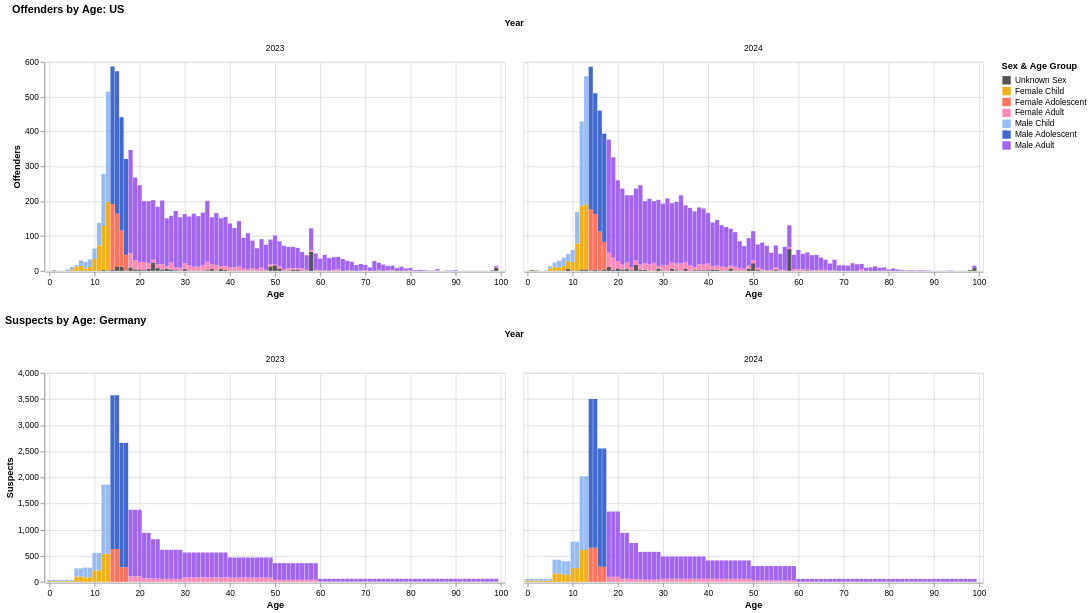

Notebook code for this chart:
### Code cell
h1("Overview")

configure()
us = load_all()
de = bka.Data.ingest()

display(us.caseload_table())
display(de.caseload_table())
display(us.severity_table())
display(de.severity_table())
display(us.completion_table())

offenders = us.offender_demographics().age_distribution()
suspects = de.age_distribution()

fig = alt.vconcat(
    plot_age_distribution(offenders, "Offenders", "US"),
    plot_age_distribution(suspects, "Suspects", "Germany"),
).resolve_scale(x="shared")

fig.save("../figure/age-distributions.svg")
fig

### Figure 1 — Vega-Lite specification as saved in the notebook (floating-point values rounded to 4 significant figures; data arrays with more than 128 entries replaced by an {"elided": "..."} marker saying what was removed)
{"config": {"view": {"continuousWidth": 300, "continuousHeight": 300}}, "vconcat": [{"data": {"name": "data-b780a7df573e5994d8114c893c8dc799"}, "mark": {"type": "bar"}, "encoding": {"color": {"field": "age_group", "scale": {"domain": ["Unknown Sex", "Female Child", "Female Adolescent", "Female Adult", "Male Child", "Male Adolescent", "Male Adult"], "range": ["#555", "#efb118", "#ff725c", "#ff8ab7", "#97bbf5", "#4269d0", "#a365ef"]}, "title": "Sex & Age Group", "type": "nominal"}, "column": {"field": "data_year", "title": "Year", "type": "nominal"}, "order": {"field": "color_variant_label_sort_index", "type": "quantitative"}, "x": {"field": "age", "scale": {"domain": [0, 100]}, "title": "Age", "type": "quantitative"}, "y": {"aggregate": "sum", "field": "count", "sort": ["Unknown Sex", "Female Child", "Female Adolescent", "Female Adult", "Male Child", "Male Adolescent", "Male Adult"], "title": "Offenders", "type": "quantitative"}}, "height": 250, "title": "Offenders by Age: US", "width": 550}, {"data": {"name": "data-2b4ee1f845efbf694e33b7305e329fce"}, "mark": {"type": "bar"}, "encoding": {"color": {"field": "age_group", "scale": {"domain": ["Unknown Sex", "Female Child", "Female Adolescent", "Female Adult", "Male Child", "Male Adolescent", "Male Adult"], "range": ["#555", "#efb118", "#ff725c", "#ff8ab7", "#97bbf5", "#4269d0", "#a365ef"]}, "title": "Sex & Age Group", "type": "nominal"}, "column": {"field": "data_year", "title": "Year", "type": "nominal"}, "order": {"field": "color_variant_label_sort_index", "type": "quantitative"}, "x": {"field": "age", "scale": {"domain": [0, 100]}, "title": "Age", "type": "quantitative"}, "y": {"aggregate": "sum", "field": "count", "sort": ["Unknown Sex", "Female Child", "Female Adolescent", "Female Adult", "Male Child", "Male Adolescent", "Male Adult"], "title": "Suspects", "type": "quantitative"}}, "height": 250, "title": "Suspects by Age: Germany", "width": 550}], "resolve": {"scale": {"x": "shared"}}, "$schema": "https://vega.github.io/schema/vega-lite/v5.20.1.json", "datasets": {"data-b780a7df573e5994d8114c893c8dc799": {"elided": "421 records"}, "data-2b4ee1f845efbf694e33b7305e329fce": {"elided": "400 records"}}}
